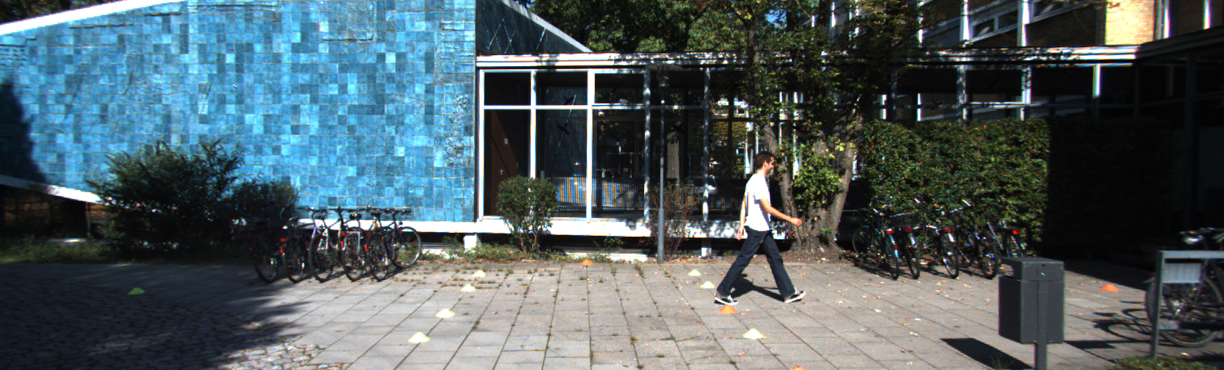
#> input picture scripts_aula/Transformacoes_2D_40_Independentes_Comentados/dados/frontal_kitti.png, 1224 x 370 px
$ python 20_rotacao_sem_corte.py
#> lines starting #> are read from the running program, lines starting #| are printed output that depends on the picture
"""EXEMPLO 20 — Rotacao com area de saida expandida

OBJETIVO E CONTEXTO:
O programa gira a imagem em 25 graus e recalcula as dimensões da área de saída para acomodar o conteúdo rotacionado sem o corte provocado por um canvas fixo. Em seguida, ajusta os termos de translação da matriz e executa cv2.warpAffine. A técnica é útil em alinhamento e preparação de dados quando é necessário preservar objetos e anotações próximos às bordas.

COMO A IMPLEMENTACAO FUNCIONA:
Este codigo possui as proprias funcoes de leitura, transformacao e salvamento.
O fluxo parte das imagens fornecidas em dados/, prepara os parametros
matematicos necessarios, executa a operacao estudada, apresenta metricas
ou matrizes quando aplicavel e salva evidencias em saidas/20_rotacao_sem_corte/.
Cada etapa da funcao main() recebe comentarios proximos das instrucoes
correspondentes para permitir acompanhar a execucao linha a linha.

FUNDAMENTO E INTERPRETACAO:
calcular a caixa envolvente da imagem rotacionada e ajustar a translacao da matriz.
Analise o resultado visual junto com a matriz ou os indicadores impressos:
uma transformacao correta exige coerencia das coordenadas, resolucao,
espaco de cores e rotulos associados aos dados.

IMPORTANCIA E CUIDADOS:
Aumentar o canvas ajuda a manter objetos nas bordas, embora inclua regioes preenchidas.

EXERCICIO PARA OS ALUNOS:
Testar 10 e 45 graus e conferir a mudanca de tamanho.

EXECUCAO:
python exemplos/20_rotacao_sem_corte.py
Nao e necessario executar os demais exemplos antes deste.
As dependencias externas sao cv2 e numpy; o exemplo de CNN
admite TensorFlow opcionalmente. As imagens ficam em dados/."""

import csv
import json
from pathlib import Path

import cv2
import numpy as np

# Resolucao robusta de caminhos: funciona ao executar a partir de qualquer pasta.
BASE = Path(__file__).resolve().parent.parent
DADOS = BASE / 'dados'
OUT = BASE / 'saidas'
OUT.mkdir(parents=True, exist_ok=True)

# Funcoes privativas deste arquivo. Nenhum modulo Python adicional do pacote e necessario.

def img(nome='frontal_kitti.png'):
    """Carrega uma imagem BGR da pasta dados. A leitura usa a raiz baseada em __file__,
    portanto o programa funciona independentemente do diretorio de trabalho.
    Lanca um erro compreensivel se a imagem nao estiver disponivel."""
#> called with nome = 'frontal_kitti.png'
    p = DADOS / nome
    x = cv2.imread(str(p))
#> x is the input picture: shape (370, 1224, 3); mean B, G, R 98.4, 93.8, 79.3
    if x is None:
        raise FileNotFoundError(p)
    return x

def save(exemplo, nome, x):
    """Cria a pasta deste exercicio e salva uma imagem com cv2.imwrite.
    Retorna o caminho e interrompe com erro se a gravacao falhar."""
    folder = OUT / exemplo
    folder.mkdir(parents=True, exist_ok=True)
    file = folder / nome
    if not cv2.imwrite(str(file), x):
        raise OSError(file)
    print('Salvo:', file)
    return file

def letterbox(x, shape=(224, 224), color=(114, 114, 114)):
    """Padroniza o tamanho sem alterar a proporcao da cena.
    Primeiro calcula escala=min(largura_destino/largura, altura_destino/altura).
    Redimensiona uniformemente e distribui o padding a esquerda/direita e topo/baixo.
    Retorna imagem, fator de escala e posicao do canto superior esquerdo do conteudo.
    A tupla shape segue a ordem (largura, altura), como as funcoes de resize do OpenCV."""
    dest_w, dest_h = shape
    h, w = x.shape[:2]
    escala = min(dest_w / w, dest_h / h)
    nw = max(1, int(round(w * escala)))
    nh = max(1, int(round(h * escala)))
    resized = cv2.resize(x, (nw, nh), interpolation=cv2.INTER_AREA if escala < 1 else cv2.INTER_LINEAR)
    pl = (dest_w - nw) // 2
    pt = (dest_h - nh) // 2
    pr = dest_w - nw - pl
    pb = dest_h - nh - pt
    y = cv2.copyMakeBorder(resized, pt, pb, pl, pr, cv2.BORDER_CONSTANT, value=color)
    return (y, escala, (pl, pt))

def panel(exemplo, nomes, images, cols=3):
    """Cria um painel comparativo para a aula sem janelas GUI.
    Cada imagem e convertida quando necessario de cinza a BGR, passa por letterbox
    para nao ser distorcida, e recebe legenda; o painel final e salvo no disco.
    Assim o mesmo codigo funciona em terminal, VS Code e Colab."""
    tw, th = (360, 220)
    cell_h = th + 38
    rows = (len(images) + cols - 1) // cols
    canvas = np.full((cell_h * rows, tw * cols, 3), 245, np.uint8)
    for j, (label, a) in enumerate(zip(nomes, images)):
        if a.ndim == 2:
            a = cv2.cvtColor(a, cv2.COLOR_GRAY2BGR)
        thumb, _, _ = letterbox(a, (tw, th), color=(30, 30, 30))
        y = j // cols * cell_h
        x = j % cols * tw
        canvas[y:y + th, x:x + tw] = thumb
        cv2.putText(canvas, label[:44], (x + 9, y + th + 25), cv2.FONT_HERSHEY_SIMPLEX, 0.55, (25, 36, 50), 1, cv2.LINE_AA)
    return save(exemplo, 'painel.png', canvas)

TAG = '20_rotacao_sem_corte'

# Fluxo principal explicado por etapas: execute e acompanhe a pasta saidas/.
def main():
    # Carrega a fotografia BGR original, usada como referencia para comparar antes e depois.
    a = img()

    # Obtem as dimensoes da imagem: o OpenCV organiza primeiro altura (linhas), depois largura
    # (colunas).
    h, w = a.shape[:2]
#> h = 370; w = 1224

    # Define o angulo de rotacao em graus para calcular o tamanho do canvas expandido.
    ang = 25

    # Constroi e aplica rotacao/escala em torno do centro; a matriz resultante descreve o
    # mapeamento geometrico.
    M = cv2.getRotationMatrix2D((w / 2, h / 2), ang, 1.0)

    # Obtém o valor absoluto do componente de cosseno presente na matriz de rotacao.
    cos = abs(M[0, 0])
#> cos = 0.906

    # Obtém o valor absoluto do componente de seno presente na matriz de rotacao.
    sin = abs(M[0, 1])
#> sin = 0.423

    # Calcula a largura do conteudo depois da escala unica do letterbox.
    nw = int(h * sin + w * cos)
#> nw = 1265

    # Calcula a altura do conteudo depois da escala unica do letterbox.
    nh = int(h * cos + w * sin)
#> nh = 852

    # Ajusta a translacao horizontal para centralizar a imagem no canvas expandido.
    M[0, 2] += nw / 2 - w / 2

    # Ajusta a translacao vertical para centralizar a imagem no canvas expandido.
    M[1, 2] += nh / 2 - h / 2

    # Executa uma operacao OpenCV sobre os pixels ou as coordenadas da fotografia.
    b = cv2.warpAffine(a, M, (nw, nh), borderMode=cv2.BORDER_CONSTANT)
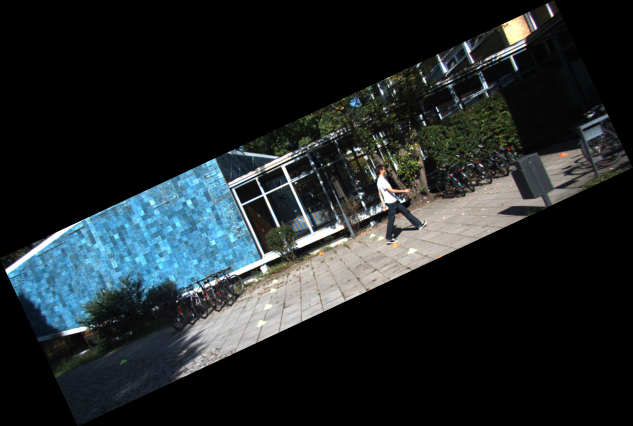
#> b: shape (852, 1265, 3) (shown at 1/2 size); mean B, G, R 41.3, 39.4, 33.3

    # Apresenta no terminal os valores para conferencia e comparacao dos resultados.
    print('Tamanho original', w, h, 'tamanho novo', nw, nh, 'M=\n', M)
#| Tamanho original 1224 370 tamanho novo 1265 852 M=
#|  [[ 9.06307787e-01  4.22618262e-01 -3.44744088e-01]
#|  [-4.22618262e-01  9.06307787e-01  5.16975436e+02]]

    # Reune original e transformacoes em um painel legendado, salvo em arquivo de imagem.
    panel(TAG, ['Original', 'Canvas expandido'], [a, b], 2)
#> in panel, `rows = (len(images) + cols - 1) // cols`: rows = 1
#> in panel, `canvas = np.full((cell_h * rows, tw * cols, 3), 245, np.uint8)`: canvas: shape (258, 720, 3); every value is 245
#> the loop in panel, `for j, (label, a) in enumerate(zip(nomes, images)):` made 2 passes
#> (label, dest_w in letterbox, dest_h in letterbox, h in letterbox, w in letterbox, escala in letterbox, nw in letterbox, nh in letterbox) on passes 1 to 2: ('Original', 360, 220, 370, 1224, 0.294, 360, 109), ('Canvas expandido', 360, 220, 852, 1265, 0.258, 327, 220)
#> pass 1, in letterbox, `resized = cv2.resize(x, (nw, nh), interpolation=cv2.INTER_AREA if esca..`:
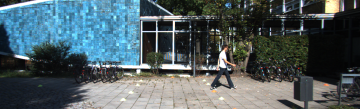
#> resized: shape (109, 360, 3); mean B, G, R 98.4, 93.8, 79.3
#> pass 1, in letterbox, `y = cv2.copyMakeBorder(resized, pt, pb, pl, pr, cv2.BORDER_CONSTANT, v..`:
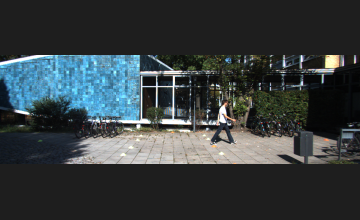
#> y: shape (220, 360, 3); mean B, G, R 63.9, 61.6, 54.4
#> pass 2, in letterbox (call 2), `resized = cv2.resize(x, (nw, nh), interpolation=cv2.INTER_AREA if esca..`:
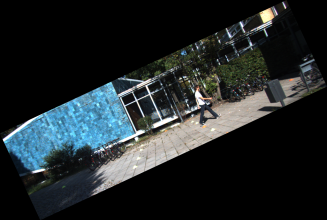
#> resized: shape (220, 327, 3); mean B, G, R 41.3, 39.4, 33.3
#> pass 2, in letterbox (call 2), `y = cv2.copyMakeBorder(resized, pt, pb, pl, pr, cv2.BORDER_CONSTANT, v..`:
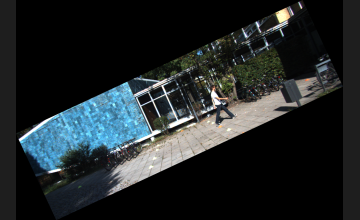
#> y: shape (220, 360, 3); mean B, G, R 40.3, 38.6, 33
#> after the loop in panel, `for j, (label, a) in enumerate(zip(nomes, images)):`:
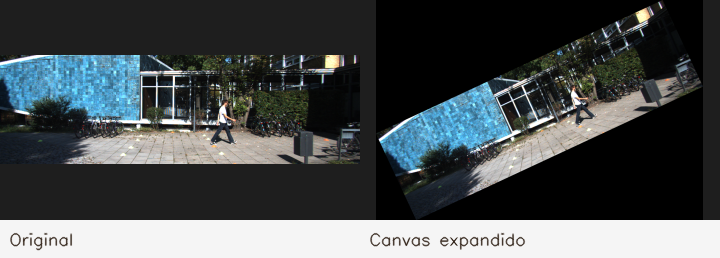
#> canvas: shape (258, 720, 3); mean of channels 0, 1, 2 79.7, 78.1, 72.7; drawn as B, G, R

if __name__ == '__main__':
    main()

$ run again, with scripts_aula/Transformacoes_2D_40_Independentes_Comentados/dados/pista_udacity.png copied over scripts_aula/Transformacoes_2D_40_Independentes_Comentados/dados/frontal_kitti.png
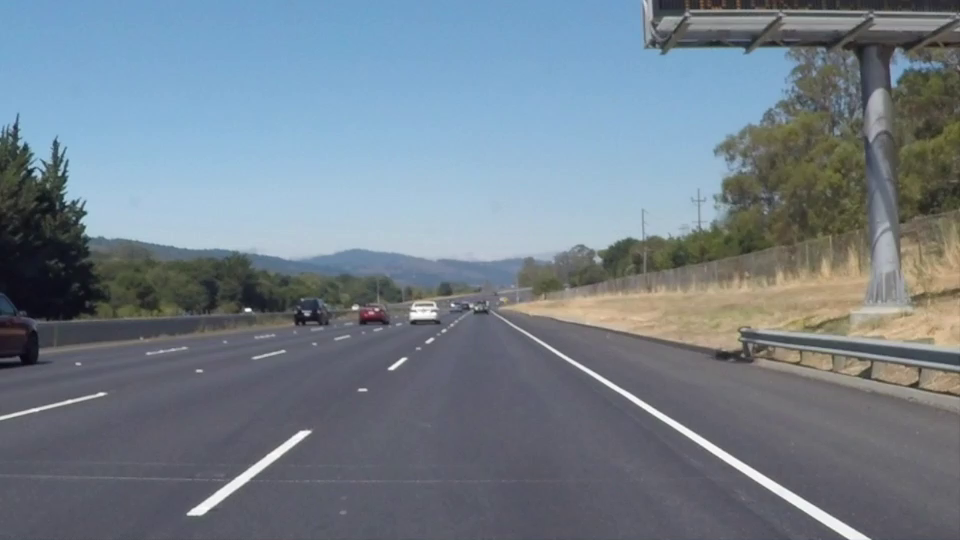
#> input picture scripts_aula/Transformacoes_2D_40_Independentes_Comentados/dados/pista_udacity.png, 960 x 540 px
#> in img, x is the input picture: shape (540, 960, 3); mean B, G, R 138.4, 127.2, 114.8
#| Tamanho original 960 540 tamanho novo 1098 895 M=
#|  [[ 9.06307787e-01  4.22618262e-01 -1.34668448e-01]
#|  [-4.22618262e-01  9.06307787e-01  4.05653663e+02]]
#> rows = 1
#> the loop in panel, `for j, (label, a) in enumerate(zip(nomes, images)):` made 2 passes
#> (label, dest_w in letterbox, dest_h in letterbox, h in letterbox, w in letterbox, escala in letterbox, nw in letterbox, nh in letterbox) on passes 1 to 2: ('Original', 360, 220, 540, 960, 0.375, 360, 202), ('Canvas expandido', 360, 220, 895, 1098, 0.246, 270, 220)
#> pass 1, in letterbox, `y = cv2.copyMakeBorder(resized, pt, pb, pl, pr, cv2.BORDER_CONSTANT, v..`:
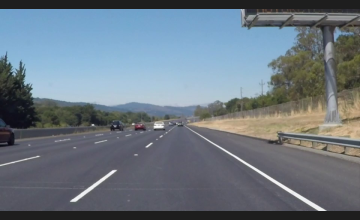
#> y: shape (220, 360, 3); mean B, G, R 129.6, 119.3, 107.8
#> after the loop in panel, `for j, (label, a) in enumerate(zip(nomes, images)):`:
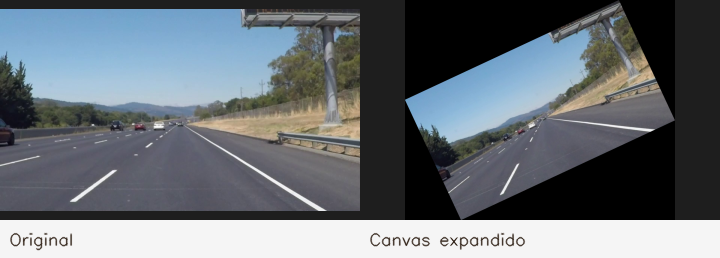
#> canvas: shape (258, 720, 3); mean of channels 0, 1, 2 117.1, 110.9, 103.9; drawn as B, G, R
